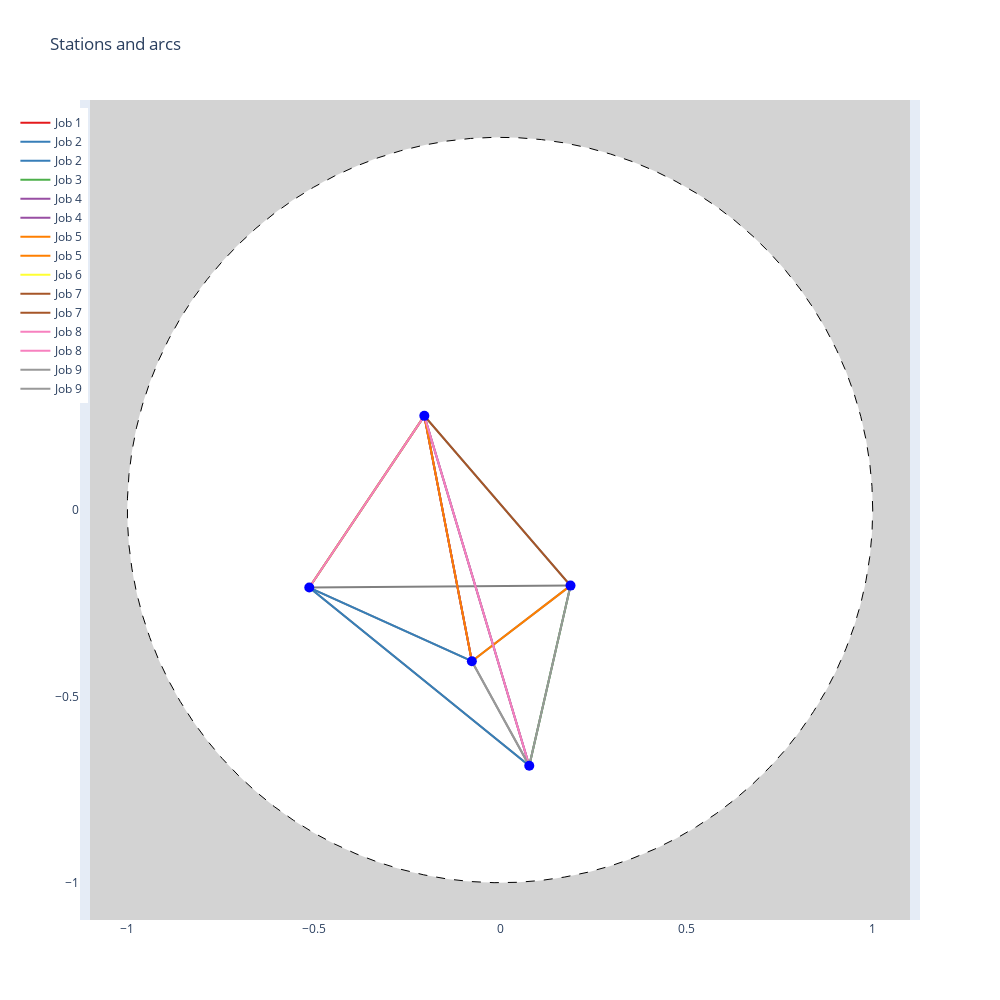

Notebook code for this chart:
### Code cell
import plotly.graph_objects as go
import numpy as np


# Variables
N = rail.N
coords = rail.coords
coords_plot = []
for (x, y), i in zip(coords, N):
	coords_plot.append((x, y, i))
A = rail.A
Ja = rail.Ja
omega_e = rail.omega_e
omega_j = rail.omega_j
J = rail.J
Aj = rail.Aj




# Create figure
fig = go.Figure()

# Create background (gray rectangle + white circle)
fig.add_shape(
    type="rect",
    x0=-1.1, y0=-1.1, x1=1.1, y1=1.1,
    fillcolor="lightgray",
    line=dict(color="lightgray", width=0),
    layer="below"
)

fig.add_shape(
    type="circle",
    x0=-1, y0=-1, x1=1, y1=1,
    fillcolor="white",
    line=dict(color="white", width=0),
    layer="below"
)

# Add dashed unit circle
theta = np.linspace(0, 2 * np.pi, 100)
circle_x = np.cos(theta)
circle_y = np.sin(theta)

fig.add_trace(go.Scatter(
    x=circle_x, y=circle_y,
    mode="lines",
    line=dict(color="black", dash="dash", width=1),
    hoverinfo="skip",
    showlegend=False
))

# Add arcs (gray lines between stations)
for i, j in A:
    i_idx = i - 1  # Adjust for 0-based indexing
    j_idx = j - 1
    x0, y0 = coords[i_idx]
    x1, y1 = coords[j_idx]
    
    # Create hover text
    if Ja is not None:
        jobs_text = f"{Ja[(i, j)]}" if (i, j) in Ja and Ja[(i, j)] else "None"
    else:
        jobs_text = ""
        
    hover_text = f"Arc: ({i}, {j})<br>omega_e: {omega_e[(i, j)]:.2f}<br>omega_j: {omega_j[(i, j)]:.2f}"
    if jobs_text:
        hover_text += f"<br>Jobs: {jobs_text}"
        
    fig.add_trace(go.Scatter(
        x=[x0, x1], y=[y0, y1],
        mode="lines",
        line=dict(color="gray", width=2),
        hovertext=hover_text,
        hovertemplate=hover_text + "<extra></extra>",
        showlegend=False
    ))

# Add colored arcs for jobs (if provided)
if J is not None and Aj is not None:
    # Import color palette similar to tab10
    import plotly.express as px
    colors = px.colors.qualitative.Set1
    
    for j, color in zip(J, colors):
        if j > len(colors):  # Handle case with more jobs than colors
            color = colors[j % len(colors)]
            
        if j in Aj:
            for a in Aj[j]:
                i, k = a
                i_idx = i - 1
                k_idx = k - 1
                x0, y0 = coords[i_idx]
                x1, y1 = coords[k_idx]
                
                fig.add_trace(go.Scatter(
                    x=[x0, x1], y=[y0, y1],
                    mode="lines",
                    line=dict(color=color, width=2),
                    name=f"Job {j}",
                    hoverinfo="text",
                    hovertext=f"Job {j}<br>Arc: ({i}, {k})"
                ))

# Add stations (blue dots)
fig.add_trace(go.Scatter(
    x=[x for x, _, _ in coords_plot],
    y=[y for _, y, _ in coords_plot],
    mode="markers",
    marker=dict(color="blue", size=10),
    text=[f"Station: {s}<br>X: {x:.2f}<br>Y: {y:.2f}" for x, y, s in coords_plot],
    hoverinfo="text",
    showlegend=False
))

# Update layout
fig.update_layout(
    title="Stations and arcs",
    width=1000, height=1000,
    xaxis=dict(
        range=[-1.1, 1.1],
        showgrid=False,
        zeroline=False,
    ),
    yaxis=dict(
        range=[-1.1, 1.1],
        showgrid=False,
        zeroline=False,
        scaleanchor="x",
        scaleratio=1
    ),
    legend=dict(
        yanchor="top",
        y=0.99,
        xanchor="right",
        x=0.01
    ),
    hovermode="closest"
)

fig.show()

### Figure 1 — Plotly figure (JSON) as saved in the notebook; plotly's stock layout.template omitted (floating-point values rounded to 4 significant figures)
{"data": [{"hoverinfo": "skip", "line": {"color": "black", "dash": "dash", "width": 1}, "mode": "lines", "showlegend": false, "type": "scatter", "x": [1.0, 0.998, 0.992, 0.9819, 0.9679, 0.9501, 0.9284, 0.9029, 0.8738, 0.8413, 0.8053, 0.766, 0.7237, 0.6785, 0.6306, 0.5801, 0.5272, 0.4723, 0.4154, 0.3569, 0.2969, 0.2358, 0.1736, 0.1108, 0.04758, -0.01587, -0.07925, -0.1423, -0.2048, -0.2665, -0.3271, -0.3863, -0.4441, -0.5, -0.5539, -0.6056, -0.6549, -0.7015, -0.7453, -0.7861, -0.8237, -0.858, -0.8888, -0.9161, -0.9397, -0.9595, -0.9754, -0.9874, -0.9955, -0.9995, -0.9995, -0.9955, -0.9874, -0.9754, -0.9595, -0.9397, -0.9161, -0.8888, -0.858, -0.8237, -0.7861, -0.7453, -0.7015, -0.6549, -0.6056, -0.5539, -0.5, -0.4441, -0.3863, -0.3271, -0.2665, -0.2048, -0.1423, -0.07925, -0.01587, 0.04758, 0.1108, 0.1736, 0.2358, 0.2969, 0.3569, 0.4154, 0.4723, 0.5272, 0.5801, 0.6306, 0.6785, 0.7237, 0.766, 0.8053, 0.8413, 0.8738, 0.9029, 0.9284, 0.9501, 0.9679, 0.9819, 0.992, 0.998, 1.0], "y": [0.0, 0.06342, 0.1266, 0.1893, 0.2511, 0.312, 0.3717, 0.4298, 0.4862, 0.5406, 0.5929, 0.6428, 0.6901, 0.7346, 0.7761, 0.8146, 0.8497, 0.8815, 0.9096, 0.9341, 0.9549, 0.9718, 0.9848, 0.9938, 0.9989, 0.9999, 0.9969, 0.9898, 0.9788, 0.9638, 0.945, 0.9224, 0.896, 0.866, 0.8326, 0.7958, 0.7557, 0.7127, 0.6668, 0.6182, 0.5671, 0.5137, 0.4582, 0.4009, 0.342, 0.2817, 0.2203, 0.158, 0.09506, 0.03173, -0.03173, -0.09506, -0.158, -0.2203, -0.2817, -0.342, -0.4009, -0.4582, -0.5137, -0.5671, -0.6182, -0.6668, -0.7127, -0.7557, -0.7958, -0.8326, -0.866, -0.896, -0.9224, -0.945, -0.9638, -0.9788, -0.9898, -0.9969, -0.9999, -0.9989, -0.9938, -0.9848, -0.9718, -0.9549, -0.9341, -0.9096, -0.8815, -0.8497, -0.8146, -0.7761, -0.7346, -0.6901, -0.6428, -0.5929, -0.5406, -0.4862, -0.4298, -0.3717, -0.312, -0.2511, -0.1893, -0.1266, -0.06342, -2.449e-16]}, {"hovertemplate": "Arc: (1, 2)<br>omega_e: 0.48<br>omega_j: 0.65<br>Jobs: [2]<extra></extra>", "hovertext": "Arc: (1, 2)<br>omega_e: 0.48<br>omega_j: 0.65<br>Jobs: [2]", "line": {"color": "gray", "width": 2}, "mode": "lines", "showlegend": false, "type": "scatter", "x": [-0.5117, -0.07553], "y": [-0.2081, -0.4056]}, {"hovertemplate": "Arc: (1, 3)<br>omega_e: 0.76<br>omega_j: 1.03<br>Jobs: [2]<extra></extra>", "hovertext": "Arc: (1, 3)<br>omega_e: 0.76<br>omega_j: 1.03<br>Jobs: [2]", "line": {"color": "gray", "width": 2}, "mode": "lines", "showlegend": false, "type": "scatter", "x": [-0.5117, 0.07852], "y": [-0.2081, -0.6863]}, {"hovertemplate": "Arc: (1, 4)<br>omega_e: 0.55<br>omega_j: 0.75<br>Jobs: [6, 7, 8]<extra></extra>", "hovertext": "Arc: (1, 4)<br>omega_e: 0.55<br>omega_j: 0.75<br>Jobs: [6, 7, 8]", "line": {"color": "gray", "width": 2}, "mode": "lines", "showlegend": false, "type": "scatter", "x": [-0.5117, -0.203], "y": [-0.2081, 0.2526]}, {"hovertemplate": "Arc: (1, 5)<br>omega_e: 0.70<br>omega_j: 0.95<br>Jobs: None<extra></extra>", "hovertext": "Arc: (1, 5)<br>omega_e: 0.70<br>omega_j: 0.95<br>Jobs: None", "line": {"color": "gray", "width": 2}, "mode": "lines", "showlegend": false, "type": "scatter", "x": [-0.5117, 0.1892], "y": [-0.2081, -0.2029]}, {"hovertemplate": "Arc: (2, 3)<br>omega_e: 0.32<br>omega_j: 0.43<br>Jobs: [9]<extra></extra>", "hovertext": "Arc: (2, 3)<br>omega_e: 0.32<br>omega_j: 0.43<br>Jobs: [9]", "line": {"color": "gray", "width": 2}, "mode": "lines", "showlegend": false, "type": "scatter", "x": [-0.07553, 0.07852], "y": [-0.4056, -0.6863]}, {"hovertemplate": "Arc: (2, 4)<br>omega_e: 0.67<br>omega_j: 0.91<br>Jobs: [1, 4, 5]<extra></extra>", "hovertext": "Arc: (2, 4)<br>omega_e: 0.67<br>omega_j: 0.91<br>Jobs: [1, 4, 5]", "line": {"color": "gray", "width": 2}, "mode": "lines", "showlegend": false, "type": "scatter", "x": [-0.07553, -0.203], "y": [-0.4056, 0.2526]}, {"hovertemplate": "Arc: (2, 5)<br>omega_e: 0.33<br>omega_j: 0.45<br>Jobs: [5]<extra></extra>", "hovertext": "Arc: (2, 5)<br>omega_e: 0.33<br>omega_j: 0.45<br>Jobs: [5]", "line": {"color": "gray", "width": 2}, "mode": "lines", "showlegend": false, "type": "scatter", "x": [-0.07553, 0.1892], "y": [-0.4056, -0.2029]}, {"hovertemplate": "Arc: (3, 4)<br>omega_e: 0.98<br>omega_j: 1.32<br>Jobs: [4, 8]<extra></extra>", "hovertext": "Arc: (3, 4)<br>omega_e: 0.98<br>omega_j: 1.32<br>Jobs: [4, 8]", "line": {"color": "gray", "width": 2}, "mode": "lines", "showlegend": false, "type": "scatter", "x": [0.07852, -0.203], "y": [-0.6863, 0.2526]}, {"hovertemplate": "Arc: (3, 5)<br>omega_e: 0.50<br>omega_j: 0.67<br>Jobs: [3, 9, 10]<extra></extra>", "hovertext": "Arc: (3, 5)<br>omega_e: 0.50<br>omega_j: 0.67<br>Jobs: [3, 9, 10]", "line": {"color": "gray", "width": 2}, "mode": "lines", "showlegend": false, "type": "scatter", "x": [0.07852, 0.1892], "y": [-0.6863, -0.2029]}, {"hovertemplate": "Arc: (4, 5)<br>omega_e: 0.60<br>omega_j: 0.81<br>Jobs: [7]<extra></extra>", "hovertext": "Arc: (4, 5)<br>omega_e: 0.60<br>omega_j: 0.81<br>Jobs: [7]", "line": {"color": "gray", "width": 2}, "mode": "lines", "showlegend": false, "type": "scatter", "x": [-0.203, 0.1892], "y": [0.2526, -0.2029]}, {"hoverinfo": "text", "hovertext": "Job 1<br>Arc: (2, 4)", "line": {"color": "rgb(228,26,28)", "width": 2}, "mode": "lines", "name": "Job 1", "type": "scatter", "x": [-0.07553, -0.203], "y": [-0.4056, 0.2526]}, {"hoverinfo": "text", "hovertext": "Job 2<br>Arc: (1, 3)", "line": {"color": "rgb(55,126,184)", "width": 2}, "mode": "lines", "name": "Job 2", "type": "scatter", "x": [-0.5117, 0.07852], "y": [-0.2081, -0.6863]}, {"hoverinfo": "text", "hovertext": "Job 2<br>Arc: (1, 2)", "line": {"color": "rgb(55,126,184)", "width": 2}, "mode": "lines", "name": "Job 2", "type": "scatter", "x": [-0.5117, -0.07553], "y": [-0.2081, -0.4056]}, {"hoverinfo": "text", "hovertext": "Job 3<br>Arc: (3, 5)", "line": {"color": "rgb(77,175,74)", "width": 2}, "mode": "lines", "name": "Job 3", "type": "scatter", "x": [0.07852, 0.1892], "y": [-0.6863, -0.2029]}, {"hoverinfo": "text", "hovertext": "Job 4<br>Arc: (3, 4)", "line": {"color": "rgb(152,78,163)", "width": 2}, "mode": "lines", "name": "Job 4", "type": "scatter", "x": [0.07852, -0.203], "y": [-0.6863, 0.2526]}, {"hoverinfo": "text", "hovertext": "Job 4<br>Arc: (2, 4)", "line": {"color": "rgb(152,78,163)", "width": 2}, "mode": "lines", "name": "Job 4", "type": "scatter", "x": [-0.07553, -0.203], "y": [-0.4056, 0.2526]}, {"hoverinfo": "text", "hovertext": "Job 5<br>Arc: (2, 5)", "line": {"color": "rgb(255,127,0)", "width": 2}, "mode": "lines", "name": "Job 5", "type": "scatter", "x": [-0.07553, 0.1892], "y": [-0.4056, -0.2029]}, {"hoverinfo": "text", "hovertext": "Job 5<br>Arc: (2, 4)", "line": {"color": "rgb(255,127,0)", "width": 2}, "mode": "lines", "name": "Job 5", "type": "scatter", "x": [-0.07553, -0.203], "y": [-0.4056, 0.2526]}, {"hoverinfo": "text", "hovertext": "Job 6<br>Arc: (1, 4)", "line": {"color": "rgb(255,255,51)", "width": 2}, "mode": "lines", "name": "Job 6", "type": "scatter", "x": [-0.5117, -0.203], "y": [-0.2081, 0.2526]}, {"hoverinfo": "text", "hovertext": "Job 7<br>Arc: (1, 4)", "line": {"color": "rgb(166,86,40)", "width": 2}, "mode": "lines", "name": "Job 7", "type": "scatter", "x": [-0.5117, -0.203], "y": [-0.2081, 0.2526]}, {"hoverinfo": "text", "hovertext": "Job 7<br>Arc: (4, 5)", "line": {"color": "rgb(166,86,40)", "width": 2}, "mode": "lines", "name": "Job 7", "type": "scatter", "x": [-0.203, 0.1892], "y": [0.2526, -0.2029]}, {"hoverinfo": "text", "hovertext": "Job 8<br>Arc: (1, 4)", "line": {"color": "rgb(247,129,191)", "width": 2}, "mode": "lines", "name": "Job 8", "type": "scatter", "x": [-0.5117, -0.203], "y": [-0.2081, 0.2526]}, {"hoverinfo": "text", "hovertext": "Job 8<br>Arc: (3, 4)", "line": {"color": "rgb(247,129,191)", "width": 2}, "mode": "lines", "name": "Job 8", "type": "scatter", "x": [0.07852, -0.203], "y": [-0.6863, 0.2526]}, {"hoverinfo": "text", "hovertext": "Job 9<br>Arc: (3, 5)", "line": {"color": "rgb(153,153,153)", "width": 2}, "mode": "lines", "name": "Job 9", "type": "scatter", "x": [0.07852, 0.1892], "y": [-0.6863, -0.2029]}, {"hoverinfo": "text", "hovertext": "Job 9<br>Arc: (2, 3)", "line": {"color": "rgb(153,153,153)", "width": 2}, "mode": "lines", "name": "Job 9", "type": "scatter", "x": [-0.07553, 0.07852], "y": [-0.4056, -0.6863]}, {"hoverinfo": "text", "marker": {"color": "blue", "size": 10}, "mode": "markers", "showlegend": false, "text": ["Station: 1<br>X: -0.51<br>Y: -0.21", "Station: 2<br>X: -0.08<br>Y: -0.41", "Station: 3<br>X: 0.08<br>Y: -0.69", "Station: 4<br>X: -0.20<br>Y: 0.25", "Station: 5<br>X: 0.19<br>Y: -0.20"], "type": "scatter", "x": [-0.5117, -0.07553, 0.07852, -0.203, 0.1892], "y": [-0.2081, -0.4056, -0.6863, 0.2526, -0.2029]}], "layout": {"height": 1000, "hovermode": "closest", "legend": {"x": 0.01, "xanchor": "right", "y": 0.99, "yanchor": "top"}, "shapes": [{"fillcolor": "lightgray", "layer": "below", "line": {"color": "lightgray", "width": 0}, "type": "rect", "x0": -1.1, "x1": 1.1, "y0": -1.1, "y1": 1.1}, {"fillcolor": "white", "layer": "below", "line": {"color": "white", "width": 0}, "type": "circle", "x0": -1, "x1": 1, "y0": -1, "y1": 1}], "title": {"text": "Stations and arcs"}, "width": 1000, "xaxis": {"range": [-1.1, 1.1], "showgrid": false, "zeroline": false}, "yaxis": {"range": [-1.1, 1.1], "scaleanchor": "x", "scaleratio": 1, "showgrid": false, "zeroline": false}}}
